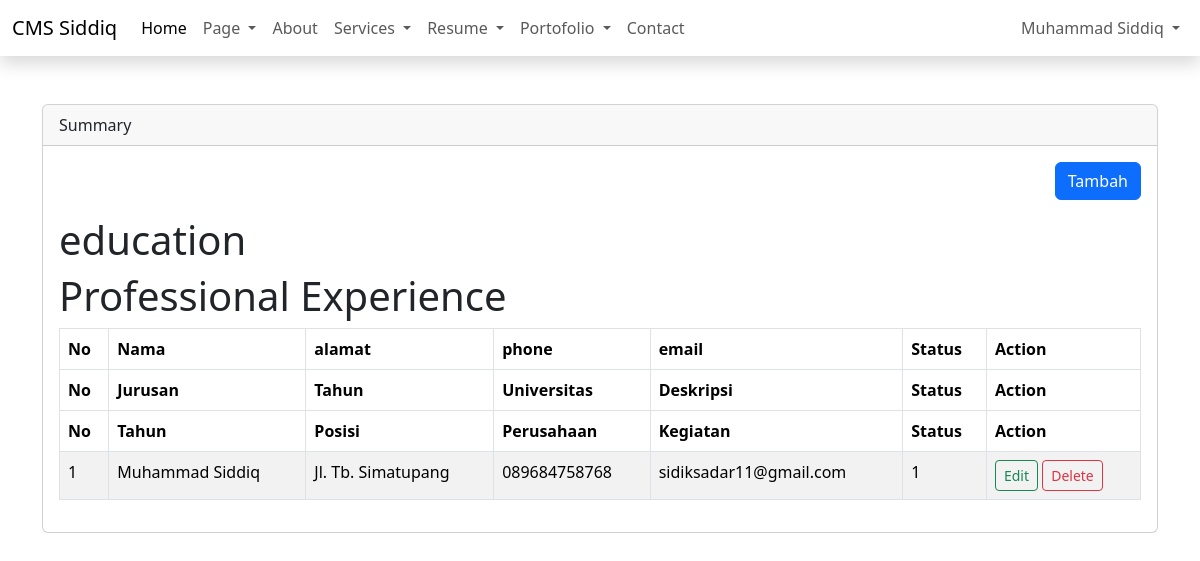
/admin/dashboard.php?page=summary (signed in), run on the app's committed database.
### tables this page shows
CREATE TABLE `summarys` (
  `id` int(11) NOT NULL,
  `name` varchar(50) NOT NULL,
  `address` text NOT NULL,
  `phone` varchar(50) NOT NULL,
  `email` varchar(50) NOT NULL,
  `status` tinyint(4) NOT NULL DEFAULT 1,
  `created_at` timestamp NOT NULL DEFAULT current_timestamp() ON UPDATE current_timestamp(),
  `updated_at` timestamp NOT NULL DEFAULT current_timestamp()
);

### admin/content/summary.php (the view, shortened to what this page needs)
<?php
$query = mysqli_query($config, "SELECT * FROM summarys ORDER BY id DESC");
$row = mysqli_fetch_all($query, MYSQLI_ASSOC);
?>
<div class="table-responsive">
    <div align="right" class="mb-3">
        <a href="?page=add-summary" class="btn btn-primary">Tambah</a>
    </div>
    <table class="table table-bordered table-striped" id="table">
        <thead>
            <tr>
                <th>No</th>
                <th>Nama</th>
                <th>alamat</th>
                <th>phone</th>
                <th>email</th>
                <th>Status</th>
                <th>Action</th>
            </tr>
            <tr>
                <h1>education</h1>
                <th>No</th>
                <th>Jurusan</th>
                <th>Tahun</th>
                <th>Universitas</th>
                <th>Deskripsi</th>
                <th>Status</th>
                <th>Action</th>
            </tr>
            <tr>
                <h1>Professional Experience</h1>
                <th>No</th>
                <th>Tahun</th>
                <th>Posisi</th>
                <th>Perusahaan</th>
                <th>Kegiatan</th>
                <th>Status</th>
                <th>Action</th>
            </tr>
        </thead>
        <tbody>
            <?php
            foreach ($row as $key => $data):
            ?>
                <tr>
                    <td><?= $key + 1 ?></td>
                    <td><?= $data['name'] ?></td>
                    <td><?= $data['address'] ?></td>
                    <td><?= $data['phone'] ?></td>
                    <td><?= $data['email'] ?></td>
                    <td><?= $data['status'] ?></td>
                    <td>
                        <a href="add-summary.php?edit=<?php echo $data['id'] ?>" class="btn btn-outline-success btn-sm">Edit</a>
                        <a onclick="return confirm('Are you sure??')"
                            href="add-summary.php?delete=<?php echo $data['id'] ?>" class="btn btn-outline-danger btn-sm">Delete</a>
                    </td>
                </tr>
            <?php
            endforeach
            ?>
        </tbody>
    </table>
</div>

### data on the page
summarys: name "Muhammad Siddiq", address "Jl. Tb. Simatupang", phone "089684758768", email "sidiksadar11@gmail.com", status "1"

### other printed values
$_name "Muhammad Siddiq"
str_replace("-", " ",  ucfirst($_GET['page'])) "Summary"
